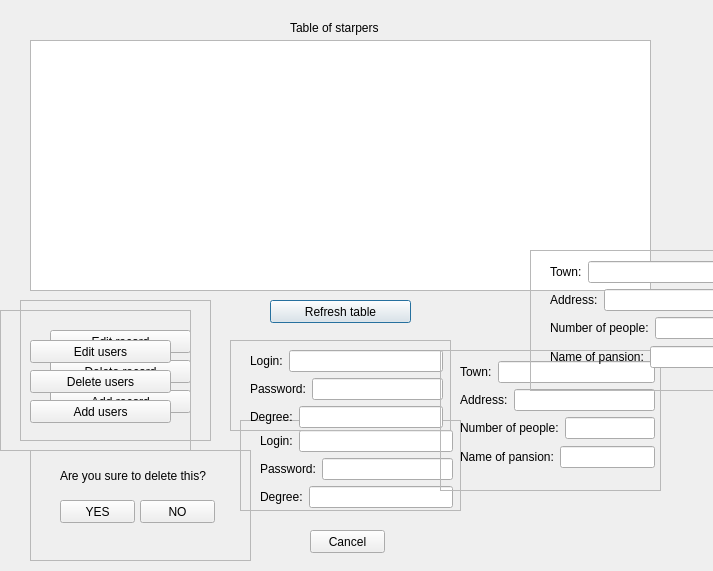
<?xml version="1.0" encoding="UTF-8"?>
<ui version="4.0">
 <class>DialogAdmin</class>
 <widget class="QDialog" name="DialogAdmin">
  <property name="geometry">
   <rect>
    <x>0</x>
    <y>0</y>
    <width>713</width>
    <height>571</height>
   </rect>
  </property>
  <property name="windowTitle">
   <string>Dialog</string>
  </property>
  <widget class="QPushButton" name="pushButton_7">
   <property name="geometry">
    <rect>
     <x>310</x>
     <y>530</y>
     <width>75</width>
     <height>23</height>
    </rect>
   </property>
   <property name="text">
    <string>Canсel</string>
   </property>
   <property name="autoDefault">
    <bool>false</bool>
   </property>
  </widget>
  <widget class="QTableView" name="tableDB">
   <property name="geometry">
    <rect>
     <x>30</x>
     <y>40</y>
     <width>621</width>
     <height>251</height>
    </rect>
   </property>
  </widget>
  <widget class="QLabel" name="tableOf">
   <property name="geometry">
    <rect>
     <x>290</x>
     <y>20</y>
     <width>111</width>
     <height>16</height>
    </rect>
   </property>
   <property name="text">
    <string>Table of starpers</string>
   </property>
  </widget>
  <widget class="QPushButton" name="refreshTable">
   <property name="geometry">
    <rect>
     <x>270</x>
     <y>300</y>
     <width>141</width>
     <height>23</height>
    </rect>
   </property>
   <property name="text">
    <string>Refresh table</string>
   </property>
  </widget>
  <widget class="QFrame" name="frameEditUsers">
   <property name="geometry">
    <rect>
     <x>240</x>
     <y>420</y>
     <width>221</width>
     <height>91</height>
    </rect>
   </property>
   <property name="frameShape">
    <enum>QFrame::StyledPanel</enum>
   </property>
   <property name="frameShadow">
    <enum>QFrame::Raised</enum>
   </property>
   <widget class="QWidget" name="layoutWidget">
    <property name="geometry">
     <rect>
      <x>20</x>
      <y>10</y>
      <width>193</width>
      <height>80</height>
     </rect>
    </property>
    <layout class="QVBoxLayout" name="verticalLayout_2">
     <item>
      <layout class="QHBoxLayout" name="horizontalLayout_4">
       <item>
        <widget class="QLabel" name="label_4">
         <property name="text">
          <string>Login:</string>
         </property>
        </widget>
       </item>
       <item>
        <widget class="QLineEdit" name="loginValueEdit"/>
       </item>
      </layout>
     </item>
     <item>
      <layout class="QHBoxLayout" name="horizontalLayout_5">
       <item>
        <widget class="QLabel" name="label_5">
         <property name="text">
          <string>Password:</string>
         </property>
        </widget>
       </item>
       <item>
        <widget class="QLineEdit" name="passwordValueEdit"/>
       </item>
      </layout>
     </item>
     <item>
      <layout class="QHBoxLayout" name="horizontalLayout_6">
       <item>
        <widget class="QLabel" name="label_6">
         <property name="text">
          <string>Degree:</string>
         </property>
        </widget>
       </item>
       <item>
        <widget class="QLineEdit" name="DegreeValueEdit"/>
       </item>
      </layout>
     </item>
    </layout>
   </widget>
  </widget>
  <widget class="QFrame" name="frameAddUsers">
   <property name="geometry">
    <rect>
     <x>230</x>
     <y>340</y>
     <width>221</width>
     <height>91</height>
    </rect>
   </property>
   <property name="frameShape">
    <enum>QFrame::StyledPanel</enum>
   </property>
   <property name="frameShadow">
    <enum>QFrame::Raised</enum>
   </property>
   <widget class="QWidget" name="">
    <property name="geometry">
     <rect>
      <x>20</x>
      <y>10</y>
      <width>193</width>
      <height>80</height>
     </rect>
    </property>
    <layout class="QVBoxLayout" name="verticalLayout">
     <item>
      <layout class="QHBoxLayout" name="horizontalLayout">
       <item>
        <widget class="QLabel" name="label">
         <property name="text">
          <string>Login:</string>
         </property>
        </widget>
       </item>
       <item>
        <widget class="QLineEdit" name="loginValue"/>
       </item>
      </layout>
     </item>
     <item>
      <layout class="QHBoxLayout" name="horizontalLayout_2">
       <item>
        <widget class="QLabel" name="label_2">
         <property name="text">
          <string>Password:</string>
         </property>
        </widget>
       </item>
       <item>
        <widget class="QLineEdit" name="passwordValue"/>
       </item>
      </layout>
     </item>
     <item>
      <layout class="QHBoxLayout" name="horizontalLayout_3">
       <item>
        <widget class="QLabel" name="label_3">
         <property name="text">
          <string>Degree:</string>
         </property>
        </widget>
       </item>
       <item>
        <widget class="QLineEdit" name="DegreeValue"/>
       </item>
      </layout>
     </item>
    </layout>
   </widget>
  </widget>
  <widget class="QFrame" name="frameYesNo">
   <property name="geometry">
    <rect>
     <x>30</x>
     <y>450</y>
     <width>221</width>
     <height>111</height>
    </rect>
   </property>
   <property name="frameShape">
    <enum>QFrame::StyledPanel</enum>
   </property>
   <property name="frameShadow">
    <enum>QFrame::Raised</enum>
   </property>
   <widget class="QLabel" name="label_7">
    <property name="geometry">
     <rect>
      <x>30</x>
      <y>0</y>
      <width>171</width>
      <height>51</height>
     </rect>
    </property>
    <property name="text">
     <string>Are you sure to delete this?</string>
    </property>
   </widget>
   <widget class="QPushButton" name="pushButton">
    <property name="geometry">
     <rect>
      <x>30</x>
      <y>50</y>
      <width>75</width>
      <height>23</height>
     </rect>
    </property>
    <property name="text">
     <string>YES</string>
    </property>
   </widget>
   <widget class="QPushButton" name="pushButton_2">
    <property name="geometry">
     <rect>
      <x>110</x>
      <y>50</y>
      <width>75</width>
      <height>23</height>
     </rect>
    </property>
    <property name="text">
     <string>NO</string>
    </property>
   </widget>
  </widget>
  <widget class="QFrame" name="frameAddStarpers">
   <property name="geometry">
    <rect>
     <x>440</x>
     <y>350</y>
     <width>221</width>
     <height>141</height>
    </rect>
   </property>
   <property name="frameShape">
    <enum>QFrame::StyledPanel</enum>
   </property>
   <property name="frameShadow">
    <enum>QFrame::Raised</enum>
   </property>
   <widget class="QWidget" name="layoutWidget_2">
    <property name="geometry">
     <rect>
      <x>20</x>
      <y>10</y>
      <width>195</width>
      <height>110</height>
     </rect>
    </property>
    <layout class="QVBoxLayout" name="verticalLayout_3">
     <item>
      <layout class="QVBoxLayout" name="verticalLayout_4">
       <item>
        <layout class="QHBoxLayout" name="horizontalLayout_8">
         <item>
          <widget class="QLabel" name="label_9">
           <property name="text">
            <string>Town:</string>
           </property>
          </widget>
         </item>
         <item>
          <widget class="QLineEdit" name="loginValue_2"/>
         </item>
        </layout>
       </item>
       <item>
        <layout class="QHBoxLayout" name="horizontalLayout_9">
         <item>
          <widget class="QLabel" name="label_10">
           <property name="text">
            <string>Address:</string>
           </property>
          </widget>
         </item>
         <item>
          <widget class="QLineEdit" name="passwordValue_2"/>
         </item>
        </layout>
       </item>
       <item>
        <layout class="QHBoxLayout" name="horizontalLayout_10">
         <item>
          <widget class="QLabel" name="label_11">
           <property name="text">
            <string>Number of people:</string>
           </property>
          </widget>
         </item>
         <item>
          <widget class="QLineEdit" name="DegreeValue_3"/>
         </item>
        </layout>
       </item>
      </layout>
     </item>
     <item>
      <layout class="QHBoxLayout" name="horizontalLayout_11">
       <item>
        <widget class="QLabel" name="label_12">
         <property name="text">
          <string>Name of pansion:</string>
         </property>
        </widget>
       </item>
       <item>
        <widget class="QLineEdit" name="DegreeValue_4"/>
       </item>
      </layout>
     </item>
    </layout>
   </widget>
  </widget>
  <widget class="QFrame" name="frameEditStarpers">
   <property name="geometry">
    <rect>
     <x>530</x>
     <y>250</y>
     <width>221</width>
     <height>141</height>
    </rect>
   </property>
   <property name="frameShape">
    <enum>QFrame::StyledPanel</enum>
   </property>
   <property name="frameShadow">
    <enum>QFrame::Raised</enum>
   </property>
   <widget class="QWidget" name="layoutWidget_3">
    <property name="geometry">
     <rect>
      <x>20</x>
      <y>10</y>
      <width>195</width>
      <height>110</height>
     </rect>
    </property>
    <layout class="QVBoxLayout" name="verticalLayout_5">
     <item>
      <layout class="QVBoxLayout" name="verticalLayout_6">
       <item>
        <layout class="QHBoxLayout" name="horizontalLayout_12">
         <item>
          <widget class="QLabel" name="label_13">
           <property name="text">
            <string>Town:</string>
           </property>
          </widget>
         </item>
         <item>
          <widget class="QLineEdit" name="loginValue_3"/>
         </item>
        </layout>
       </item>
       <item>
        <layout class="QHBoxLayout" name="horizontalLayout_13">
         <item>
          <widget class="QLabel" name="label_14">
           <property name="text">
            <string>Address:</string>
           </property>
          </widget>
         </item>
         <item>
          <widget class="QLineEdit" name="passwordValue_3"/>
         </item>
        </layout>
       </item>
       <item>
        <layout class="QHBoxLayout" name="horizontalLayout_14">
         <item>
          <widget class="QLabel" name="label_15">
           <property name="text">
            <string>Number of people:</string>
           </property>
          </widget>
         </item>
         <item>
          <widget class="QLineEdit" name="DegreeValue_5"/>
         </item>
        </layout>
       </item>
      </layout>
     </item>
     <item>
      <layout class="QHBoxLayout" name="horizontalLayout_15">
       <item>
        <widget class="QLabel" name="label_16">
         <property name="text">
          <string>Name of pansion:</string>
         </property>
        </widget>
       </item>
       <item>
        <widget class="QLineEdit" name="DegreeValue_6"/>
       </item>
      </layout>
     </item>
    </layout>
   </widget>
  </widget>
  <widget class="QFrame" name="frameStarpers">
   <property name="geometry">
    <rect>
     <x>20</x>
     <y>300</y>
     <width>191</width>
     <height>141</height>
    </rect>
   </property>
   <property name="frameShape">
    <enum>QFrame::StyledPanel</enum>
   </property>
   <property name="frameShadow">
    <enum>QFrame::Raised</enum>
   </property>
   <widget class="QPushButton" name="addRecord">
    <property name="geometry">
     <rect>
      <x>30</x>
      <y>90</y>
      <width>141</width>
      <height>23</height>
     </rect>
    </property>
    <property name="text">
     <string>Add record</string>
    </property>
   </widget>
   <widget class="QPushButton" name="deleteRecord">
    <property name="geometry">
     <rect>
      <x>30</x>
      <y>60</y>
      <width>141</width>
      <height>23</height>
     </rect>
    </property>
    <property name="text">
     <string>Delete record</string>
    </property>
   </widget>
   <widget class="QPushButton" name="editRecord">
    <property name="geometry">
     <rect>
      <x>30</x>
      <y>30</y>
      <width>141</width>
      <height>23</height>
     </rect>
    </property>
    <property name="text">
     <string>Edit record</string>
    </property>
   </widget>
  </widget>
  <widget class="QFrame" name="frameUsers">
   <property name="geometry">
    <rect>
     <x>0</x>
     <y>310</y>
     <width>191</width>
     <height>141</height>
    </rect>
   </property>
   <property name="frameShape">
    <enum>QFrame::StyledPanel</enum>
   </property>
   <property name="frameShadow">
    <enum>QFrame::Raised</enum>
   </property>
   <widget class="QPushButton" name="addUsers">
    <property name="geometry">
     <rect>
      <x>30</x>
      <y>90</y>
      <width>141</width>
      <height>23</height>
     </rect>
    </property>
    <property name="text">
     <string>Add users</string>
    </property>
   </widget>
   <widget class="QPushButton" name="deleteUsers">
    <property name="geometry">
     <rect>
      <x>30</x>
      <y>60</y>
      <width>141</width>
      <height>23</height>
     </rect>
    </property>
    <property name="text">
     <string>Delete users</string>
    </property>
   </widget>
   <widget class="QPushButton" name="editUsers">
    <property name="geometry">
     <rect>
      <x>30</x>
      <y>30</y>
      <width>141</width>
      <height>23</height>
     </rect>
    </property>
    <property name="text">
     <string>Edit users</string>
    </property>
   </widget>
  </widget>
 </widget>
 <resources/>
 <connections/>
</ui>
